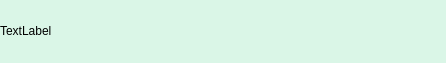
<?xml version="1.0" encoding="UTF-8"?>
<ui version="4.0">
 <class>FriendLabel</class>
 <widget class="QWidget" name="FriendLabel">
  <property name="geometry">
   <rect>
    <x>0</x>
    <y>0</y>
    <width>446</width>
    <height>63</height>
   </rect>
  </property>
  <property name="windowTitle">
   <string>Form</string>
  </property>
  <property name="styleSheet">
   <string notr="true">#FriendLabel {
	background: #daf6e7;
    color: #48bf56;
    border-radius: 10px;
} </string>
  </property>
  <layout class="QHBoxLayout" name="horizontalLayout">
   <property name="spacing">
    <number>0</number>
   </property>
   <property name="leftMargin">
    <number>0</number>
   </property>
   <property name="topMargin">
    <number>0</number>
   </property>
   <property name="rightMargin">
    <number>0</number>
   </property>
   <property name="bottomMargin">
    <number>0</number>
   </property>
   <item>
    <widget class="QLabel" name="tip_lb">
     <property name="minimumSize">
      <size>
       <width>0</width>
       <height>20</height>
      </size>
     </property>
     <property name="maximumSize">
      <size>
       <width>16777215</width>
       <height>20</height>
      </size>
     </property>
     <property name="text">
      <string>TextLabel</string>
     </property>
    </widget>
   </item>
   <item>
    <widget class="QWidget" name="close_wid" native="true">
     <property name="minimumSize">
      <size>
       <width>25</width>
       <height>25</height>
      </size>
     </property>
     <property name="maximumSize">
      <size>
       <width>25</width>
       <height>25</height>
      </size>
     </property>
     <layout class="QHBoxLayout" name="horizontalLayout_2">
      <property name="spacing">
       <number>0</number>
      </property>
      <property name="leftMargin">
       <number>0</number>
      </property>
      <property name="topMargin">
       <number>0</number>
      </property>
      <property name="rightMargin">
       <number>0</number>
      </property>
      <property name="bottomMargin">
       <number>0</number>
      </property>
      <item>
       <widget class="ClickedLabel" name="close_lb">
        <property name="minimumSize">
         <size>
          <width>15</width>
          <height>15</height>
         </size>
        </property>
        <property name="maximumSize">
         <size>
          <width>15</width>
          <height>15</height>
         </size>
        </property>
        <property name="styleSheet">
         <string notr="true">border-image: url(:/res/tipclose.png);</string>
        </property>
        <property name="text">
         <string/>
        </property>
       </widget>
      </item>
     </layout>
    </widget>
   </item>
  </layout>
 </widget>
 <customwidgets>
  <customwidget>
   <class>ClickedLabel</class>
   <extends>QLabel</extends>
   <header>clickedlabel.h</header>
  </customwidget>
 </customwidgets>
 <resources/>
 <connections/>
</ui>
